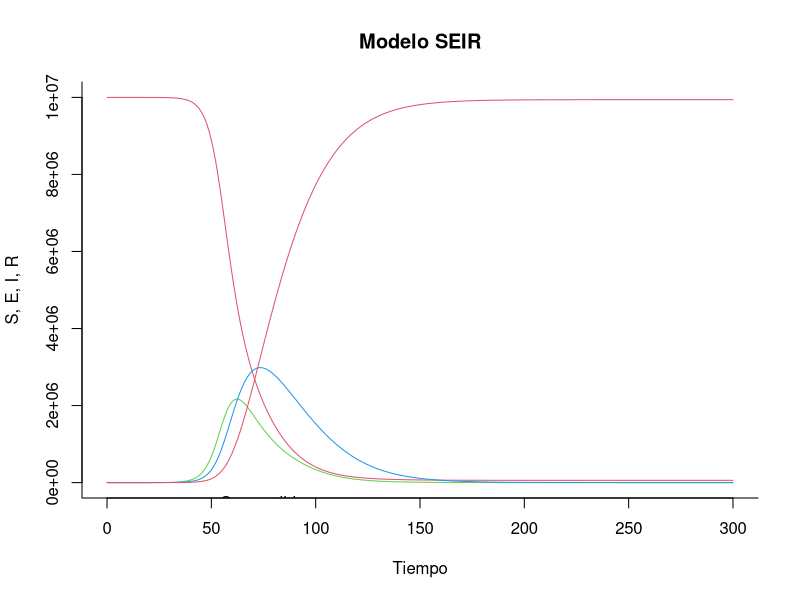
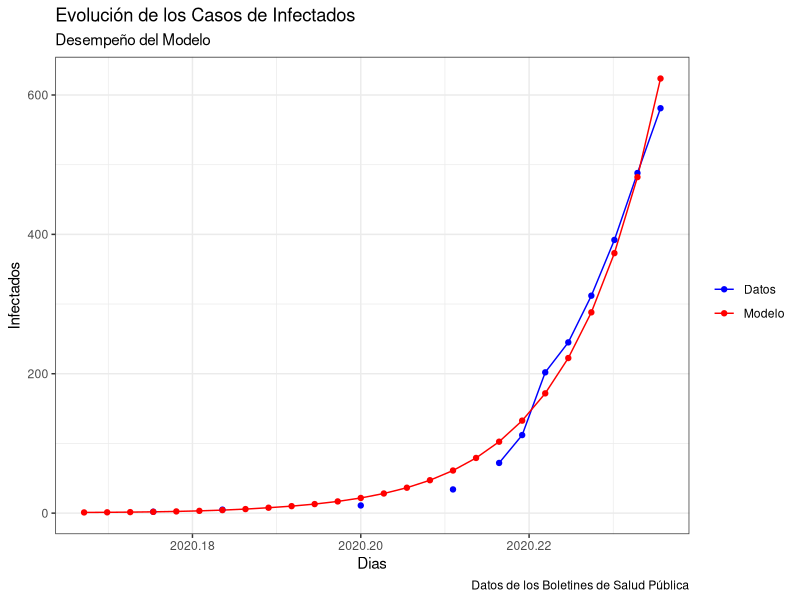
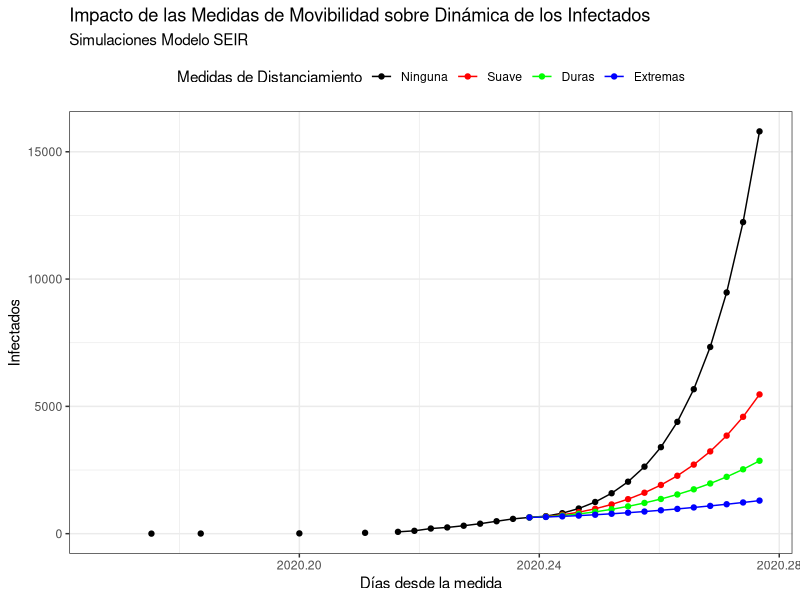
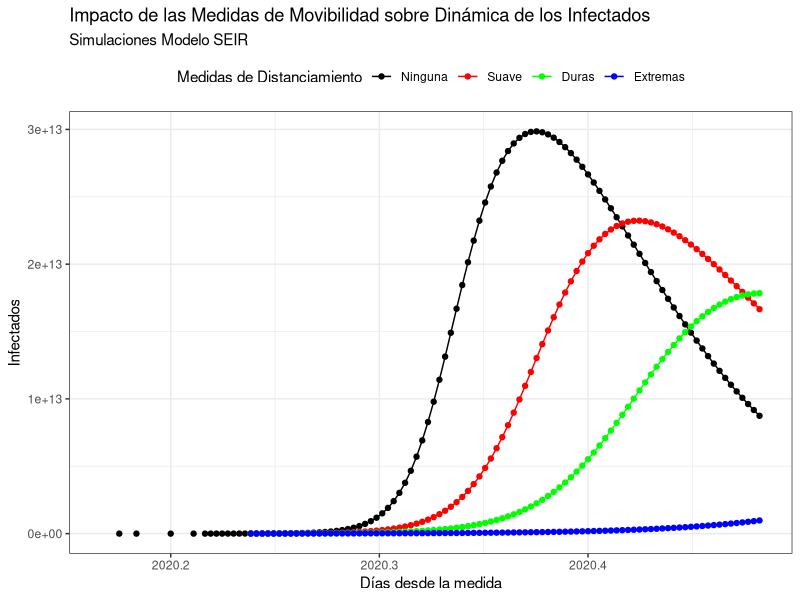

Recreate these plots in R, in order.
########## Codigo: Modelo SEIR COVID19: Republica Dominicana, con Analisis de Politicas de Movibildad######
#########  Francisco A. Ramírez / Vicente Peña Peralta
#########  Universidad Autónoma de Santo Domingo

#Librerias a utilizar
library(deSolve)
library(ggplot2)
library(tseries)
library(forecast)
library(readxl)

#Modelo SEIR

modelo_seir = function (valores_iniciales, valores_estado, parametros)
{
  # creamos las variables de estados
  S = valores_estado [1]        # susceptibles
  E = valores_estado [2]        # expuestos
  I = valores_estado [3]        # infectados
  R = valores_estado [4]        # recuperados
  
  with ( 
    as.list (parametros), 
    {
      beta = beta0*(1-alpha0)*(1-0.05*I)^kappa0
      # derivadas parciales
      dS = (-beta * S * I)
      dE = (beta * S * I) - (delta * E)
      dI = (delta * E) - (gamma * I)
      dR = (gamma * I)
      
      tasa_contag = beta/gamma
      # resultados 
      results = c (dS, dE, dI, dR)
      list (results)
    }
  )
}

#Parametros Calibrados
period_laten = 14            # periodo latente
period_incu = 7             # periodo incubacion del virus 
beta_value =.92    #0.905
gamma_value = 1 / period_laten
delta_value = 1 / period_incu
R0 = beta_value / gamma_value   #R0 Implicito calibración inicial
alpha0 = 0
kappa0 = 100


parametros = c (alpha0 = alpha0, beta0 = beta_value, kappa0 = kappa0, gamma = gamma_value, delta = delta_value)

#Valores iniciales 


W = 10000000 -1 # suceptibles_0
X = 1           # Expuestos_0
Y = 1           # Infectados_0
Z = 0           # Recuperados_0

N = W + X + Y + Z #Poblacion

valores_ini = c (S = W/N, E = X/N, I = Y/N, R = Z/N)

tiempo_disc = seq (0, 300, by=1)

#Solucionando el Sistema 
output = ode(valores_ini, tiempo_disc, modelo_seir, parametros)

#cambiar out a un data.frame
output <- as.data.frame(output*N) #aqui puede multiplicar 'out' por N
#eliminar la variable 'time' en out
output$time <- NULL



#Gráfica de la Simulación
matplot(x = tiempo_disc, y = output, type = "l",
        xlab = "Tiempo", ylab = "S, E, I, R", main = "Modelo SEIR",
        lwd = 1, lty = 1, bty = "l", col = 2:4)
#añadir leyenda 
legend(40, 0.7, c("Susceptibles", "Expuestos", "Infectados", "Recuperados"), 
       pch = 1, col = 2:4, bty = "n", cex = 1)


#Ajuste de los Casos Publicados por Salud Publica

simul <- ts(output[1:26,3],frequency = 365, start = c(2020,62))
data  <- ts(read_excel("datos_salud_publica.xlsx"),freq =365, start = c(2020,62))

autoplot(cbind(data,simul),
         xlab = "Dias",
         ylab = "Infectados")+
  ggtitle(label = "Evolución de los Casos de Infectados",subtitle = "Desempeño del Modelo")+
  geom_point()+
  labs(caption = "Datos de los Boletines de Salud Pública")+
  scale_color_manual( name = element_blank(), label = c("Datos", "Modelo"), values = c("blue", "red"))+
  theme_bw()



#Simulaciones de Politica

## Valores Iniciales: Datos al dia 26

W = 9999200  # suceptibles_0
X = 422           # Expuestos_0
Y = 638           # Infectados_0
Z = 158           # Recuperados_0

N = W + X + Y + Z #Poblacion
N = 10000000

valores_ini = c (S = W/N, E = X/N, I = Y/N, R = Z/N)


alpha0 = 0
parametros = c (alpha0 = alpha0, beta0 = beta_value, kappa0 = kappa0, gamma = gamma_value, delta = delta_value)
output1 = ode(valores_ini, tiempo_disc, modelo_seir, parametros)

alpha0 = 0.4
parametros = c (alpha0 = alpha0, beta0 = beta_value, kappa0 = kappa0, gamma = gamma_value, delta = delta_value)
output2 = ode(valores_ini, tiempo_disc, modelo_seir, parametros)


alpha0 = 0.6
parametros = c (alpha0 = alpha0, beta0 = beta_value, kappa0 = kappa0, gamma = gamma_value, delta = delta_value)
output3 = ode(valores_ini, tiempo_disc, modelo_seir, parametros)


alpha0 = 0.8
parametros = c (alpha0 = alpha0, beta0 = beta_value, kappa0 = kappa0, gamma = gamma_value, delta = delta_value)
output4 = ode(valores_ini, tiempo_disc, modelo_seir, parametros)


#Grafico 15 dias
#data <- ts(data, freq = 365, start = c(2020, 62), end = c(2020, 102))
startna <- ts(rep(NA,26), start = c(2020,62))
esc1 <- ts(c(data,output1[1:15,4]*N),freq = 365, start = c(2020,62))
esc2 <- ts(c(startna,output2[1:15,4]*N),freq = 365, start = c(2020,62))
esc3 <- ts(c(startna,output3[1:15,4]*N),freq = 365, start = c(2020,62))
esc4 <- ts(c(startna,output4[1:15,4]*N),freq = 365, start = c(2020,62))

simulc <- ts(cbind(esc1,esc2,esc3,esc4),
             freq = 365, start=c(2020,62 ))


autoplot(cbind(simulc),
         xlab = "Días desde la medida",
         ylab = "Infectados")+
  ggtitle(label = "Impacto de las Medidas de Movibilidad sobre Dinámica de los Infectados",
          subtitle = "Simulaciones Modelo SEIR")+
  geom_point()+
  #labs(caption = "Datos de los Boletines de Salud Pública")+
  scale_color_manual( name = "Medidas de Distanciamiento", label = c("Ninguna", "Suave", "Duras", "Extremas"), 
                      values = c("black","red","green", "blue"))+
  theme_bw()+
  theme(legend.position = "top")

#Grafico 90 dias

startna <- ts(rep(NA,26), start = c(2020,62))
esc1 <- ts(c(data,output1[1:90,4]*N),freq = 365, start = c(2020,62))
esc2 <- ts(c(startna,output2[1:90,4]*N),freq = 365, start = c(2020,62))
esc3 <- ts(c(startna,output3[1:90,4]*N),freq = 365, start = c(2020,62))
esc4 <- ts(c(startna,output4[1:90,4]*N),freq = 365, start = c(2020,62))

simuld <- ts(cbind(esc1,esc2,esc3,esc4),
             freq = 365, start=c(2020,62 ))


autoplot(cbind(simuld*N),
         xlab = "Días desde la medida",
         ylab = "Infectados")+
  ggtitle(label = "Impacto de las Medidas de Movibilidad sobre Dinámica de los Infectados",
          subtitle = "Simulaciones Modelo SEIR")+
  geom_point()+
  #labs(caption = "Datos de los Boletines de Salud Pública")+
  scale_color_manual( name = "Medidas de Distanciamiento", label = c("Ninguna", "Suave", "Duras", "Extremas"), 
                      values = c("black","red","green", "blue"))+
  theme_bw()+
  theme(legend.position = "top")
